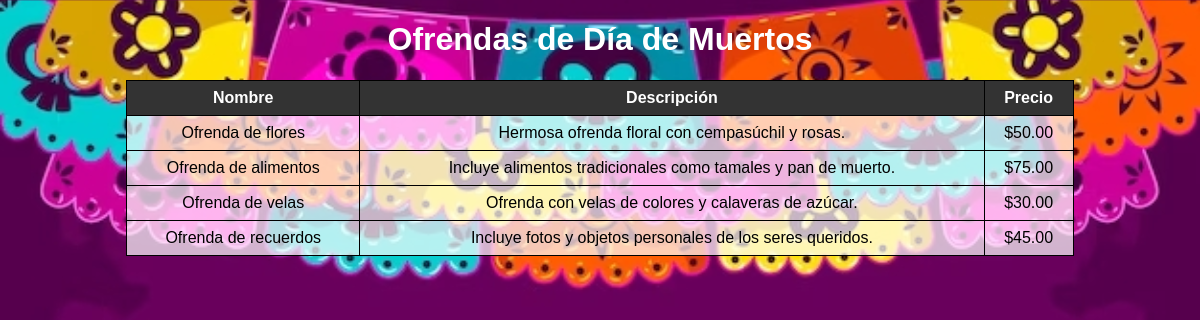
/of.php, run on the app's committed database.
### tables this page shows
CREATE TABLE `ofrendas_dia_muertos` (
  `id` int(11) NOT NULL,
  `nombre` varchar(255) NOT NULL,
  `descripcion` text DEFAULT NULL,
  `precio` decimal(10,2) DEFAULT NULL,
  `imagen` varchar(255) DEFAULT NULL
);

### of.php (the view, shortened to what this page needs)
<?php
$host = "localhost";
$usuario = "root";
$contrasena = "";
$base_de_datos = "dia";
$conexion = new mysqli($host, $usuario, $contrasena, $base_de_datos);
$sql = "SELECT * FROM ofrendas_dia_muertos";
$resultado = $conexion->query($sql);
?>
<!DOCTYPE html>
<html>
<head>
</head>
<body>
    <h1>Ofrendas de Día de Muertos</h1>
    <table>
        <tr>
            <th>Nombre</th>
            <th>Descripción</th>
            <th>Precio</th>
        </tr>
        <?php
        if ($resultado->num_rows > 0) {
            while ($fila = $resultado->fetch_assoc()) {
                echo "<tr>";
                echo "<td>" . $fila["nombre"] . "</td>";
                echo "<td>" . $fila["descripcion"] . "</td>";
                echo "<td>$" . $fila["precio"] . "</td>";
                echo "</tr>";
            }
        } else {
            echo "<tr><td colspan='4'>No se encontraron ofrendas de Día de Muertos en la base de datos.</td></tr>";
        }
        ?>
    </table>
</body>
</html>

### of.php (style rules this page uses)
body { background-image: url('fondo.jpg'); background-size: cover; font-family: Arial, sans-serif; }
h1 { text-align: center; color: #fff; }
table { border-collapse: collapse; width: 80%; margin: 0 auto; background-color: rgba(255, 255, 255, 0.7); }
th, td { border: 1px solid #000; padding: 8px; text-align: center; }
th { background-color: #333; color: #fff; }

### data on the page
ofrendas_dia_muertos: nombre "Ofrenda de flores", descripcion "Hermosa ofrenda floral con cempasúchil y rosas.", precio "50.00"
ofrendas_dia_muertos: nombre "Ofrenda de alimentos", descripcion "Incluye alimentos tradicionales como tamales y pan de muerto.", precio "75.00"
ofrendas_dia_muertos: nombre "Ofrenda de velas", descripcion "Ofrenda con velas de colores y calaveras de azúcar.", precio "30.00"
ofrendas_dia_muertos: nombre "Ofrenda de recuerdos", descripcion "Incluye fotos y objetos personales de los seres queridos.", precio "45.00"
